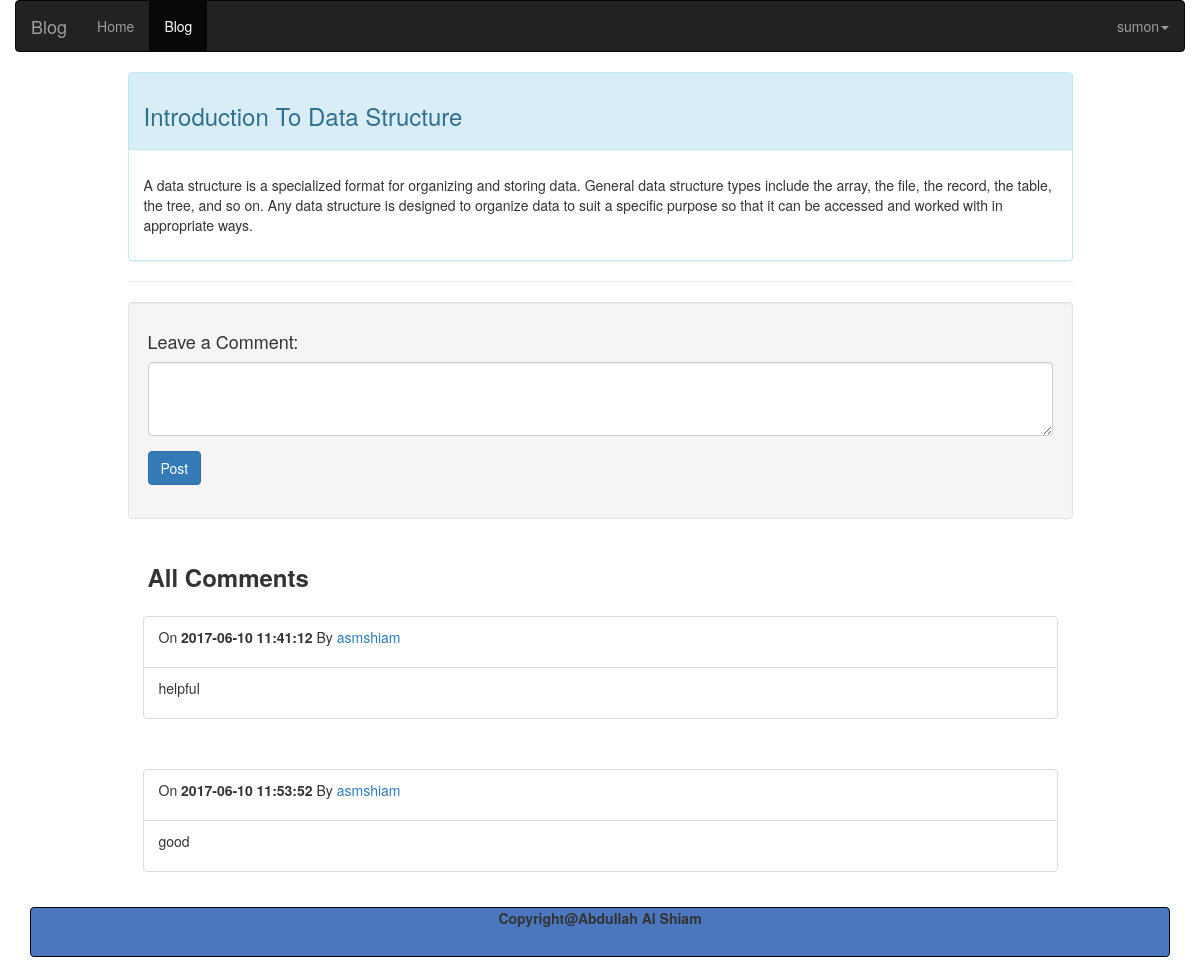
Page /?controller=posts&action=show&id=10 (signed in) on the committed database.
### tables this page shows
CREATE TABLE `posts` (
  `id` int(11) NOT NULL,
  `user_id` int(45) NOT NULL,
  `title` text NOT NULL,
  `content` text NOT NULL,
  `description` text NOT NULL,
  `active` int(50) NOT NULL,
  `created_date` datetime NOT NULL
);

CREATE TABLE `comments` (
  `id` int(50) NOT NULL,
  `post_id` int(30) NOT NULL,
  `user_id` int(30) NOT NULL,
  `body` text NOT NULL,
  `created_date` datetime NOT NULL
);

CREATE TABLE `user` (
  `user_id` int(11) NOT NULL,
  `user_name` varchar(45) NOT NULL,
  `email` varchar(45) NOT NULL,
  `password` varchar(45) NOT NULL,
  `created_date` datetime NOT NULL
);

### controllers/posts_controller.php (called while the page is built, shortened)
<?php
  class PostsController {
    public function show() {
      $post = Model::find($_GET['id']);
      require_once('views/posts/show.php');
    }
  }
?>

### index.php (called while the page is built, shortened)
<?php
  require_once('views/layout.php');
?>

### models/model.php (called while the page is built, shortened)
<?php
  class Model {
    public static function find($id) {
      $db = mysqli_connect("localhost", "root", "", "simple_blog");
       $result =mysqli_query($db,"SELECT * FROM posts WHERE id='$id' ");
     if (mysqli_num_rows($result) == 0) {
        $message="There is no posts available";
    }
    else {
       $row = mysqli_fetch_assoc($result);
      return $row;
      }
    }
   public static function getUserNameByUserId($user_id)
  {
    $db = mysqli_connect("localhost", "root", "", "simple_blog");
    $sql = "SELECT user_name FROM `user` WHERE `user_id`='{$user_id}'";
    $result = mysqli_query($db, $sql);
       if (mysqli_num_rows($result) == 0) {
        $message="There is no posts available";
    }
    else {
     $row=mysqli_fetch_array($result);
    return $row;
      }
  }
   public static function Show_Comment($id) {
       $db = mysqli_connect("localhost", "root", "", "simple_blog");
       $result =mysqli_query($db,"SELECT * FROM comments WHERE post_id='$id' ");
     if (mysqli_num_rows($result) == 0) {
        $message="There is no posts available";
    }
    else {
    return $result;
      }
    }
  }
?>

### views/posts/show.php (the view, shortened to what this page needs)
 <?php
  $show_comment=Model::Show_Comment($_GET['id']);
  ?>
<div class="container">
<?php include 'header.php'; ?>
<div class="row">
<div class="col-md-10 col-md-offset-1">
<div class="panel panel-info">
  <div class="panel-heading">
    <h3><p><?php echo $post['title'];?></p></h3>
  </div>
  <div class="panel-body">
<p><?php echo $post['description']; ?></p>
  </div>
</div>
<hr>
<?php if (isset($_SESSION['user_name'])) {
 ?>
<div class="well">
      <h4>Leave a Comment:</h4>
       <form role="form" method="post" action="?controller=posts&action=show&id=<?php echo $_GET['id']; ?>" >
        <div class="form-group">
          <textarea class="form-control" rows="3" name="comment" required=""></textarea>
       </div>
        <input type="submit" name="post" value="Post" class="btn btn-primary"></input>
        </form>
        </div>
        <?php } ?>
     <h3 style="padding-left: 20px; padding-top: 25px;"><b>All Comments</b></h3>
         <?php if (isset($_SESSION['post_success'])) {
         while($show_comments=mysqli_fetch_array($show_comment)) {
           $userid=$show_comments['user_id'];
          $getusername=Model::getUserNameByUserId($userid);
          ?>
        <div class="panel-body">
					<div class="list-group">
						<div class="list-group-item">
							<p>On <strong><?php echo $show_comments['created_date']; ?></strong> By <a href=""><?php echo $getusername[0]; ?></a></p>
						</div>
						<div class="list-group-item">
							<p><?php echo $show_comments['body']; ?></p>
						</div>
					</div>
				</div>
				<?php } } ?>
</div>
</div>
 <footer>
  <nav class="navbar navbar-default navbar-inverse" style="background-color: #4B77BE;" role="navigation">
      <p class="text-center"><b>Copyright@Abdullah Al Shiam</b></p>
    </nav>
    </footer>
</div>

### rows in the picture
posts: title "Introduction To Data Structure", description "A data structure is a specialized format for organizing and storing data. General data structure types include the array, the file, the record, the table, the tree, and so on. Any data structure is designed to organize data to suit a specific purpose so that it can be accessed and worked with in appropriate ways."
comments: created_date "2017-06-10 11:41:12", user.user_name "asmshiam", body "helpful"
comments: created_date "2017-06-10 11:53:52", user.user_name "asmshiam", body "good"

### other values in the picture
$user_name "sumon"
